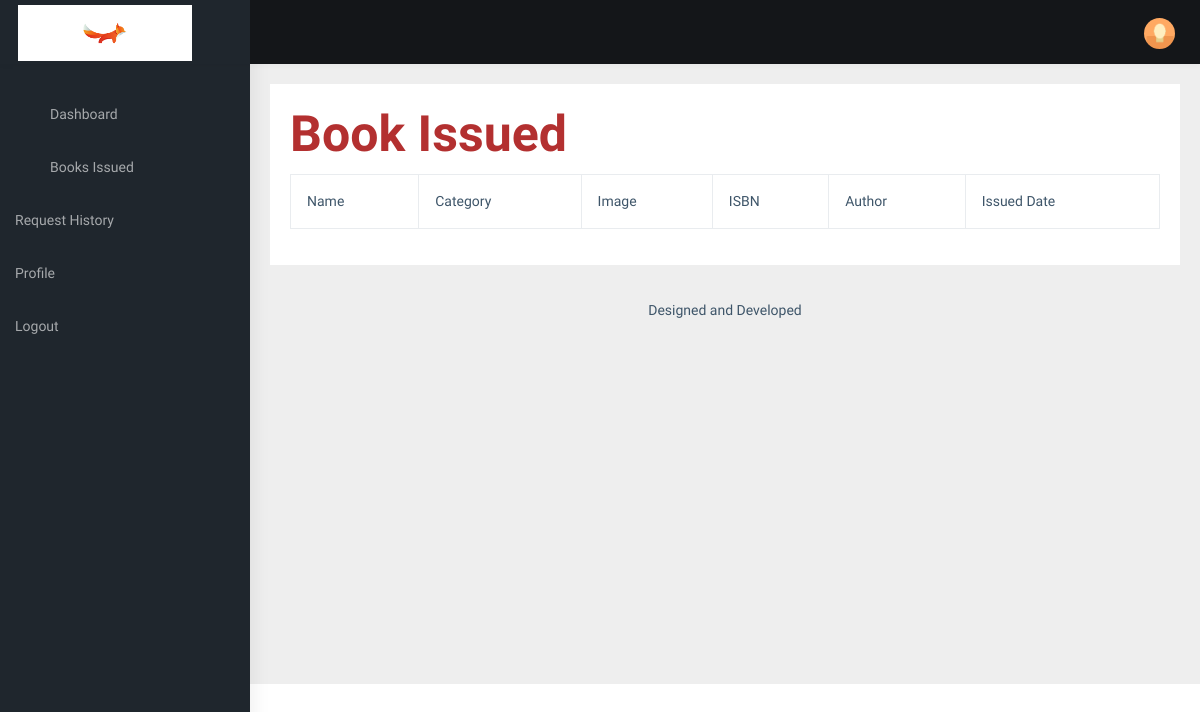
The app's page /view/issued-books/ (signed in), older data.
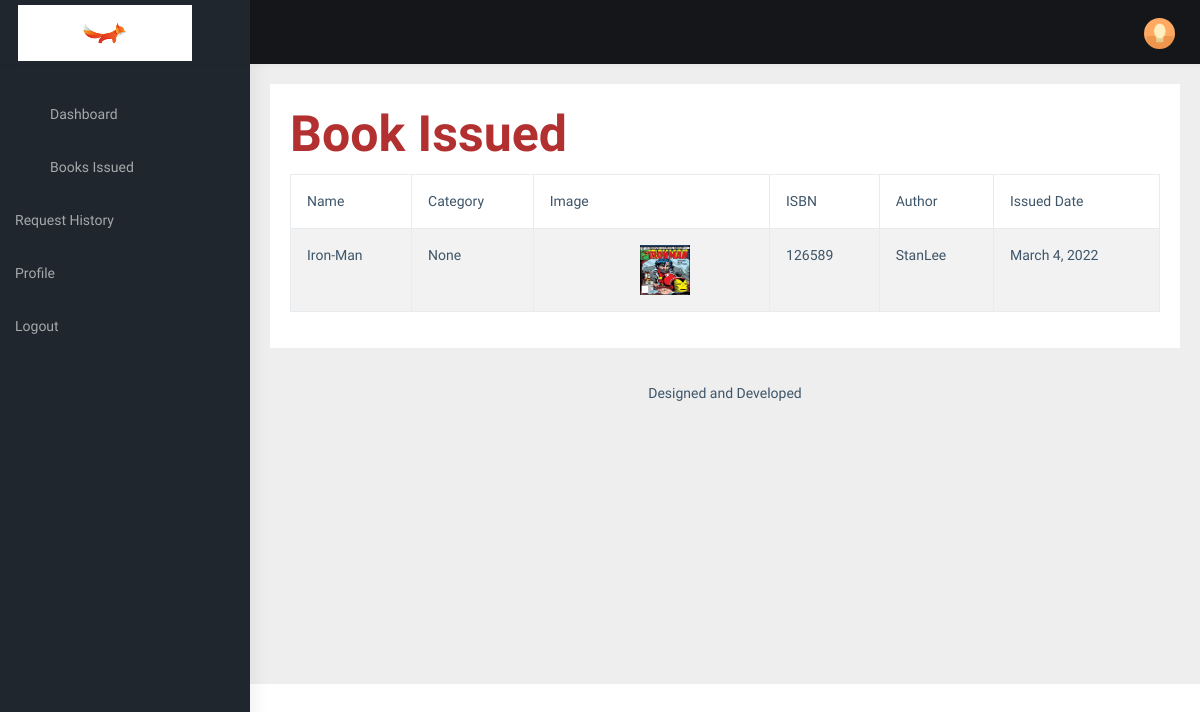
The same page, newer data.
### home/models.py (models this page shows)
class IssuedBook(models.Model):
    student_name= models.ForeignKey(Student, on_delete=models.CASCADE,null=True)
    book_name= models.ForeignKey(Book,on_delete=models.CASCADE,null=True)
    author_name = models.CharField(max_length=200,null=True)
    isbn = models.CharField(max_length=13)
    Volume = models.CharField(max_length=50,null=True)
    category = models.CharField(max_length=100,null=True)
    sub_category = models.CharField(max_length=100,null=True)
    issued_date = models.DateField(auto_now=True)

class Book(models.Model):
    book_name = models.CharField(max_length=100,null=True)
    book_isbn = models.PositiveIntegerField()
    publisher = models.ForeignKey(BookAuthor, on_delete=models.CASCADE,null=True)
    text = models.ForeignKey(BookLanguage, on_delete=models.CASCADE,null=True)
    publication_date = models.DateField(auto_now=False,null=True)
    book_reading_age = models.CharField(max_length=100,null=True)
    book_weight = models.CharField(max_length=100,null=True)
    book_dimensions = models.CharField(max_length=100,null=True)
    book_origin = models.CharField(max_length=50,null=True)
    category = models.ForeignKey(BookCategory,on_delete=models.CASCADE,null=True)
    main_category = models.ForeignKey(MainCategory,on_delete=models.CASCADE,null=True)
    book_status = models.BooleanField(default= True)
    book_description = models.CharField(max_length=250, null=True)
    book_image = models.ImageField(upload_to = 'uploads/book-cover-images/',null=True,default="static/images/default-img.png")
    book_volume = models.CharField(max_length=50,null=True)
    bookprice = models.ForeignKey(BookPrice,on_delete=models.CASCADE,null=True)
    def __str__(self):
        return str(self.book_name)

class BookAuthor(models.Model):
    author_name = models.CharField(max_length = 50,null=True)
    created_at = models.DateTimeField(auto_now_add = True)
    updated_at = models.DateTimeField(auto_now_add=True)
    def __str__(self):
        return self.author_name

### home/views.py (the view)
# urls.py: path('view/issued-books/',STUDENTISSUEDBOOKS,name="studentbookissued"),
@login_required(login_url = 'login')
def STUDENTISSUEDBOOKS(request):
    user = request.user
    student = Student.objects.filter(user=user)
    issuedBooks = IssuedBook.objects.filter(student_name=student[0])
    issuedBooksdata = IssuedBook.objects.filter(student_name=student[0]).count()
    context={
        'issuebooks':issuedBooks,
        'issuedata' :issuedBooksdata
    }
    return render(request,'user/issued_book.html',context)

### templates/user/issued_book.html (shortened to what this page needs)
{% extends "user/student_dashboard.html" %}
{% load static %}
{% block css %}
<link rel="stylesheet" type="text/css" href="{% static 'studentdashboard/assets/extra-libs/multicheck/multicheck.css' %}">
<link href="{% static 'studentdashboard/assets/libs/datatables.net-bs4/css/dataTables.bootstrap4.css' %}" rel="stylesheet">
<link href="{% static 'studentdashboard/dist/css/style.min.css' %}" rel="stylesheet">
{% endblock css %}
{% load static %}
{% block body %}
<div class="card">
    <div class="card-body">
        <h5 class="card-title" style="font-size: 50px; color: #B33030;">Book Issued </h5>
        <div class="table-responsive">
            <table id="zero_config" class="table table-striped table-bordered">
                <thead>
                    <tr>
                        <th>Name</th>
                        <th>Category</th>
                        <th>Image</th>
                        <th>ISBN</th>
                        <th>Author</th>
                        <th>Issued Date</th>
                    </tr>
                </thead>
                <tbody>
                    {% for books in issuebooks %}
                    <tr>
                        <td>{{books.book_name}}</td>
                        <td>{{books.book_name.main_category}}</td>
                        <td><img src="{{books.book_name.book_image.url}}" alt="image" srcset="" style="margin-left:90px;" height="50px" width="50px"></td>
                        <td>{{books.book_name.book_isbn}}</td>
                        <td>{{books.book_name.publisher}}</td>
                        <td>{{books.issued_date}}</td>
                    </tr>
                    {% endfor %}
                </tbody>
            </table>
        </div>
    </div>
</div>
{% endblock body %}

Row changes from the older to the newer data that the page shows:
added IssuedBook: book_name "Iron-Man", book_name.main_category "None", book_name.book_image (picture), book_name.book_isbn "126589", book_name.publisher "StanLee", issued_date "March 4, 2022"
